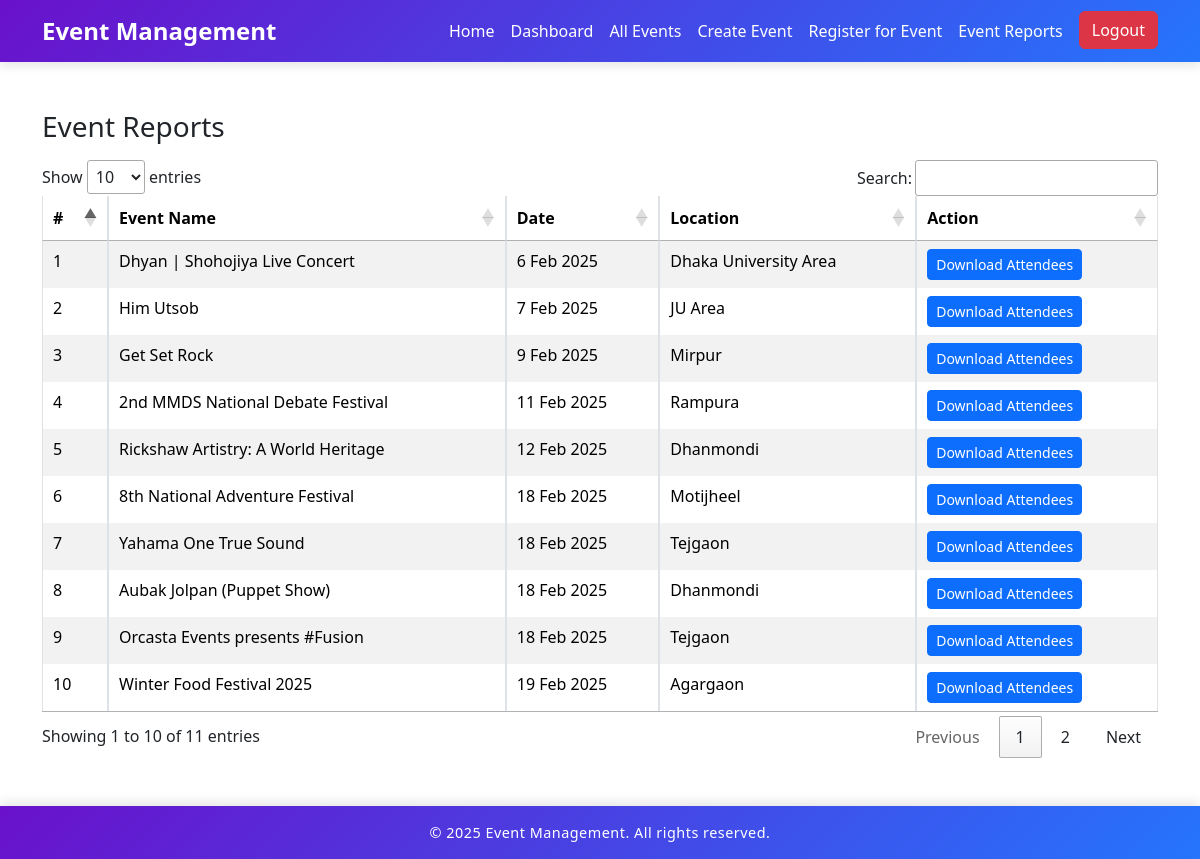
The app's page /event_reports.php (signed in) with its own data.
### tables this page shows
CREATE TABLE `events` (
  `id` int(11) NOT NULL,
  `name` varchar(255) NOT NULL,
  `description` text NOT NULL,
  `event_date` date NOT NULL,
  `event_time` time NOT NULL,
  `location` varchar(255) NOT NULL,
  `max_capacity` int(11) DEFAULT NULL,
  `created_by` int(11) NOT NULL,
  `created_at` timestamp NOT NULL DEFAULT current_timestamp(),
  `updated_at` timestamp NOT NULL DEFAULT current_timestamp() ON UPDATE current_timestamp()
);

### event_reports.php (the view, shortened to what this page needs)
<?php
require_once 'db/db.php';
$eventsQuery = "SELECT * FROM events ORDER BY event_date";
$eventsResult = $conn->query( $eventsQuery );
?>
<?php include 'includes/header.php'; ?>
<link rel="stylesheet" href="https://cdn.datatables.net/1.13.6/css/jquery.dataTables.min.css">
<div class="container my-5">
    <h3 class="mb-3">Event Reports</h3>
    <div class="table-responsive">
        <table id="eventTable" class="table table-striped table-bordered">
            <thead>
                <tr>
                    <th>#</th>
                    <th>Event Name</th>
                    <th>Date</th>
                    <th>Location</th>
                    <th>Action</th>
                </tr>
            </thead>
            <tbody>
                <?php
                $serial = 1;
                while ( $event = $eventsResult->fetch_assoc() ):
                ?>
                    <tr>
                        <td><?=$serial++;?></td>
                        <td><?=htmlspecialchars( $event['name'] );?></td>
                        <td><?=date( "j M Y", strtotime( $event['event_date'] ) );?></td>
                        <td><?=$event['location'];?></td>
                        <td>
                            <form method="POST" action="download_report.php" class="d-inline">
                                <button type="submit" class="btn btn-primary btn-sm">Download Attendees</button>
                            </form>
                        </td>
                    </tr>
                <?php endwhile; ?>
            </tbody>
        </table>
    </div>
</div>
<?php include 'includes/footer.php'; ?>

### records on screen
events: name "Dhyan | Shohojiya Live Concert", event_date "6 Feb 2025", location "Dhaka University Area"
events: name "Him Utsob", event_date "7 Feb 2025", location "JU Area"
events: name "Get Set Rock", event_date "9 Feb 2025", location "Mirpur"
events: name "2nd MMDS National Debate Festival", event_date "11 Feb 2025", location "Rampura"
events: name "Rickshaw Artistry: A World Heritage", event_date "12 Feb 2025", location "Dhanmondi"
events: name "8th National Adventure Festival", event_date "18 Feb 2025", location "Motijheel"
events: name "Yahama One True Sound", event_date "18 Feb 2025", location "Tejgaon"
events: name "Aubak Jolpan (Puppet Show)", event_date "18 Feb 2025", location "Dhanmondi"
events: name "Orcasta Events presents #Fusion", event_date "18 Feb 2025", location "Tejgaon"
events: name "Winter Food Festival 2025", event_date "19 Feb 2025", location "Agargaon"
